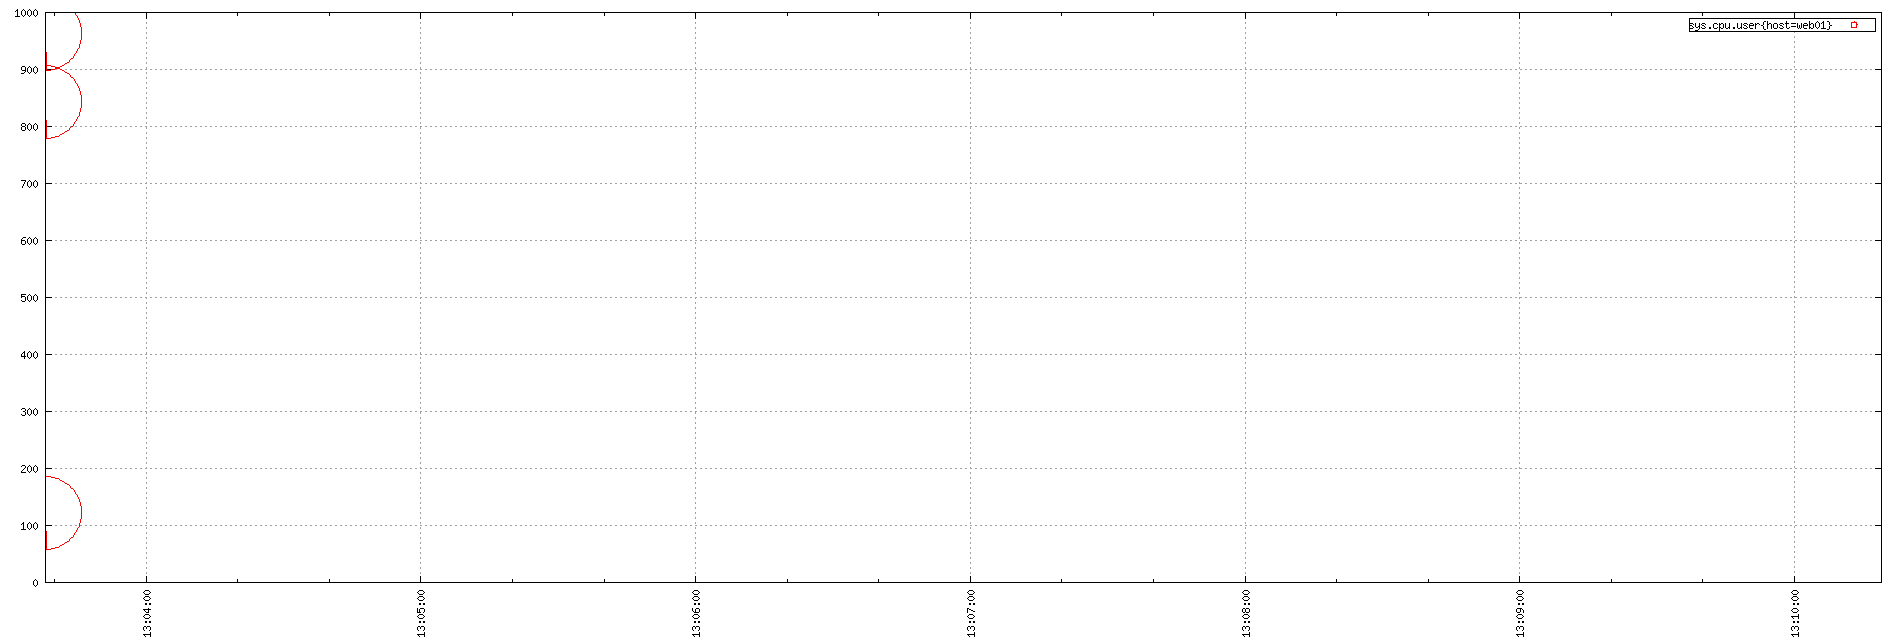

gnuplot code for this plot:
set term png small size 1900,644
set xdata time
set timefmt "%s"
if (GPVAL_VERSION < 4.6) set xtics rotate; else set xtics rotate right
set output "${TMPDIR-'tmp'}/tsd/cdfac41f.png"
set xrange ["1670245418":"1670245819"]
set format x "%H:%M:%S"
set grid
set style data circles
set key right box
set yrange [0:]
plot  "${TMPDIR-'tmp'}/tsd/cdfac41f_0.dat" using 1:2 title "sys.cpu.user{host=web01}"
